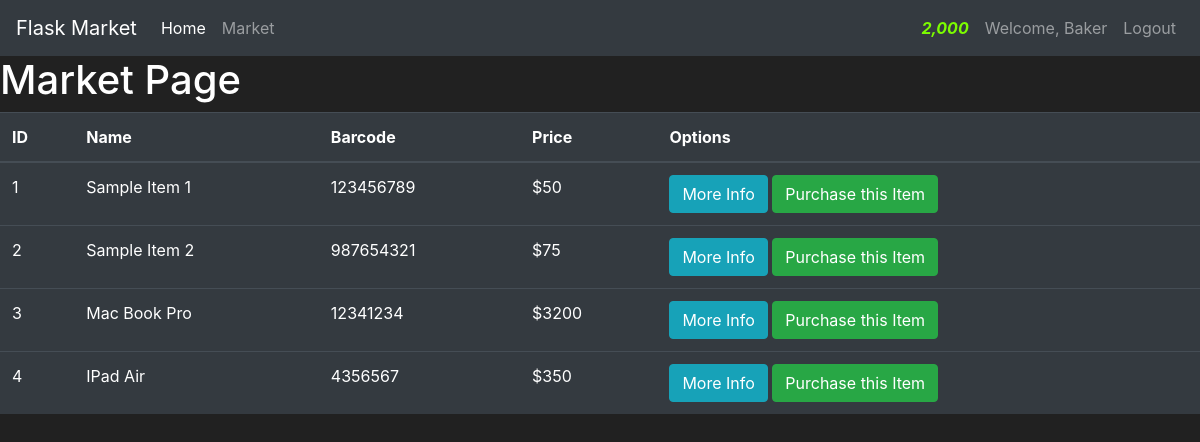
/market (signed in), run on the app's committed database.
### app/models.py (models this page shows, shortened)
class User(db.Model, UserMixin):
    id = db.Column(db.Integer(), primary_key=True)
    username = db.Column(db.String(length=30), nullable=False, unique=True)
    email_address = db.Column(db.String(length=50),
                              nullable=False, unique=True)
    password_hash = db.Column(db.String(length=60), nullable=False)
    budget = db.Column(db.Integer(), nullable=False, default=1000)
    items = db.relationship('Item', backref='owned_user', lazy=True)
    @property
    def password(self):
        return self.password
    @property
    def prettier_budget(self):
        return '{:,}'.format(self.budget)

class Item(db.Model):
    id = db.Column(db.Integer(), primary_key=True)
    name = db.Column(db.String(length=30), nullable=False, unique=True)
    price = db.Column(db.Integer(), nullable=False)
    barcode = db.Column(db.String(length=12), nullable=False, unique=True)
    description = db.Column(db.String(length=1024),
                            nullable=False, unique=True)
    owner = db.Column(db.Integer(), db.ForeignKey('user.id'))

### app/routes/market.py (the view)
@market_bp.route('/market')
@login_required
def market_page():
    items = Item.query.all()
    items_data = [
        {
            'id': item.id,
            'name': item.name,
            'barcode': item.barcode,
            'price': item.price
        }
        for item in items
    ]
    return render_template('market.html', items=items_data)

### app/models.py (called while the page is built)
@login_manager.user_loader
def load_user(user_id):
    return User.query.get(int(user_id))

### app/templates/market.html (shortened to what this page needs)
{% extends 'base.html' %}
{% block content %}
<h1>Market Page</h1>
<table class="table table-hover table-dark">
   <thead>
      <tr>
         <th scope="col">ID</th>
         <th scope="col">Name</th>
         <th scope="col">Barcode</th>
         <th scope="col">Price</th>
         <th scope="col">Options</th>
      </tr>
   </thead>
   <tbody>
      {% for item in items %}
      <tr>
         <td>{{ item.id }}</td>
         <td>{{ item.name }}</td>
         <td>{{ item.barcode }}</td>
         <td>${{ item.price }}</td>
         <td>
            <button class="btn btn-outline btn-info">More Info</button>
            <button class="btn btn-outline btn-success">Purchase this Item</button>
         </td>
      </tr>
      {% endfor %}
   </tbody>
</table>
{% endblock %}

### app/templates/base.html (shortened to what this page needs)
<!DOCTYPE html>
<html lang="en">
   <head>
      <link
         rel="stylesheet"
         href="https://cdn.jsdelivr.net/npm/bootstrap@4.5.3/dist/css/bootstrap.min.css"
         />
   </head>
   <body>
      <nav class="navbar navbar-expand-md navbar-dark bg-dark">
         <a class="navbar-brand" href="#">Flask Market</a>
         <div class="collapse navbar-collapse" id="navbarNav">
            <ul class="navbar-nav mr-auto">
               <li class="nav-item active">
                  <a class="nav-link" href="{{ url_for('home.home_page') }}"
                     >Home <span class="sr-only">(current)</span></a
                     >
               </li>
               <li class="nav-item">
                  <a class="nav-link" href="{{ url_for('market.market_page') }}">Market</a>
               </li>
            </ul>
         {% if current_user.is_authenticated %}
            <ul class="navbar-nav">
               <li class="nav-item">
                  <a class="nav-link" style="color: lawngreen; font-weight: bold">
                     <i>{{ current_user.prettier_budget }}</i>
                  </a>
               </li>
               <li class="nav-item">
                  <a class="nav-link">Welcome, {{ current_user.username }}</a>
               </li>
               <li class="nav-item">
                  <a class="nav-link" href="{{ url_for('logout.logout_page') }}">Logout</a>
               </li>
            </ul>
         {% endif %}
         </div>
      </nav>
      {% block content %} {% endblock %}
   </body>
</html>

### app/templates/base.html (style rules this page uses)
body { background-color: #212121; color: white; }

### data on the page
User: prettier_budget "2,000", username "Baker"
Item: id "1", name "Sample Item 1", barcode "123456789", price "50"
Item: id "2", name "Sample Item 2", barcode "987654321", price "75"
Item: id "3", name "Mac Book Pro", barcode "12341234", price "3200"
Item: id "4", name "IPad Air", barcode "4356567", price "350"
